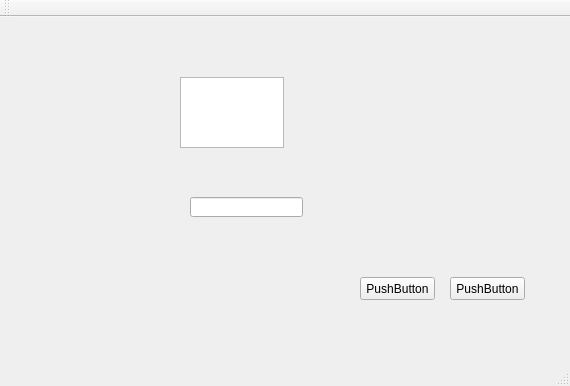
<?xml version="1.0" encoding="UTF-8"?>
<ui version="4.0">
 <class>MainWindow</class>
 <widget class="QMainWindow" name="MainWindow">
  <property name="geometry">
   <rect>
    <x>0</x>
    <y>0</y>
    <width>570</width>
    <height>386</height>
   </rect>
  </property>
  <property name="windowTitle">
   <string>MainWindow</string>
  </property>
  <widget class="QWidget" name="centralWidget">
   <widget class="QPushButton" name="pushButton">
    <property name="geometry">
     <rect>
      <x>360</x>
      <y>260</y>
      <width>75</width>
      <height>23</height>
     </rect>
    </property>
    <property name="text">
     <string>PushButton</string>
    </property>
   </widget>
   <widget class="QPushButton" name="pushButton_2">
    <property name="geometry">
     <rect>
      <x>450</x>
      <y>260</y>
      <width>75</width>
      <height>23</height>
     </rect>
    </property>
    <property name="text">
     <string>PushButton</string>
    </property>
   </widget>
   <widget class="QLineEdit" name="lineEdit">
    <property name="geometry">
     <rect>
      <x>190</x>
      <y>180</y>
      <width>113</width>
      <height>20</height>
     </rect>
    </property>
   </widget>
   <widget class="QTextEdit" name="textEdit">
    <property name="geometry">
     <rect>
      <x>180</x>
      <y>60</y>
      <width>104</width>
      <height>71</height>
     </rect>
    </property>
   </widget>
  </widget>
  <widget class="QMenuBar" name="menuBar">
   <property name="geometry">
    <rect>
     <x>0</x>
     <y>0</y>
     <width>570</width>
     <height>23</height>
    </rect>
   </property>
  </widget>
  <widget class="QToolBar" name="mainToolBar">
   <attribute name="toolBarArea">
    <enum>TopToolBarArea</enum>
   </attribute>
   <attribute name="toolBarBreak">
    <bool>false</bool>
   </attribute>
  </widget>
  <widget class="QStatusBar" name="statusBar"/>
 </widget>
 <layoutdefault spacing="6" margin="11"/>
 <resources/>
 <connections/>
</ui>
